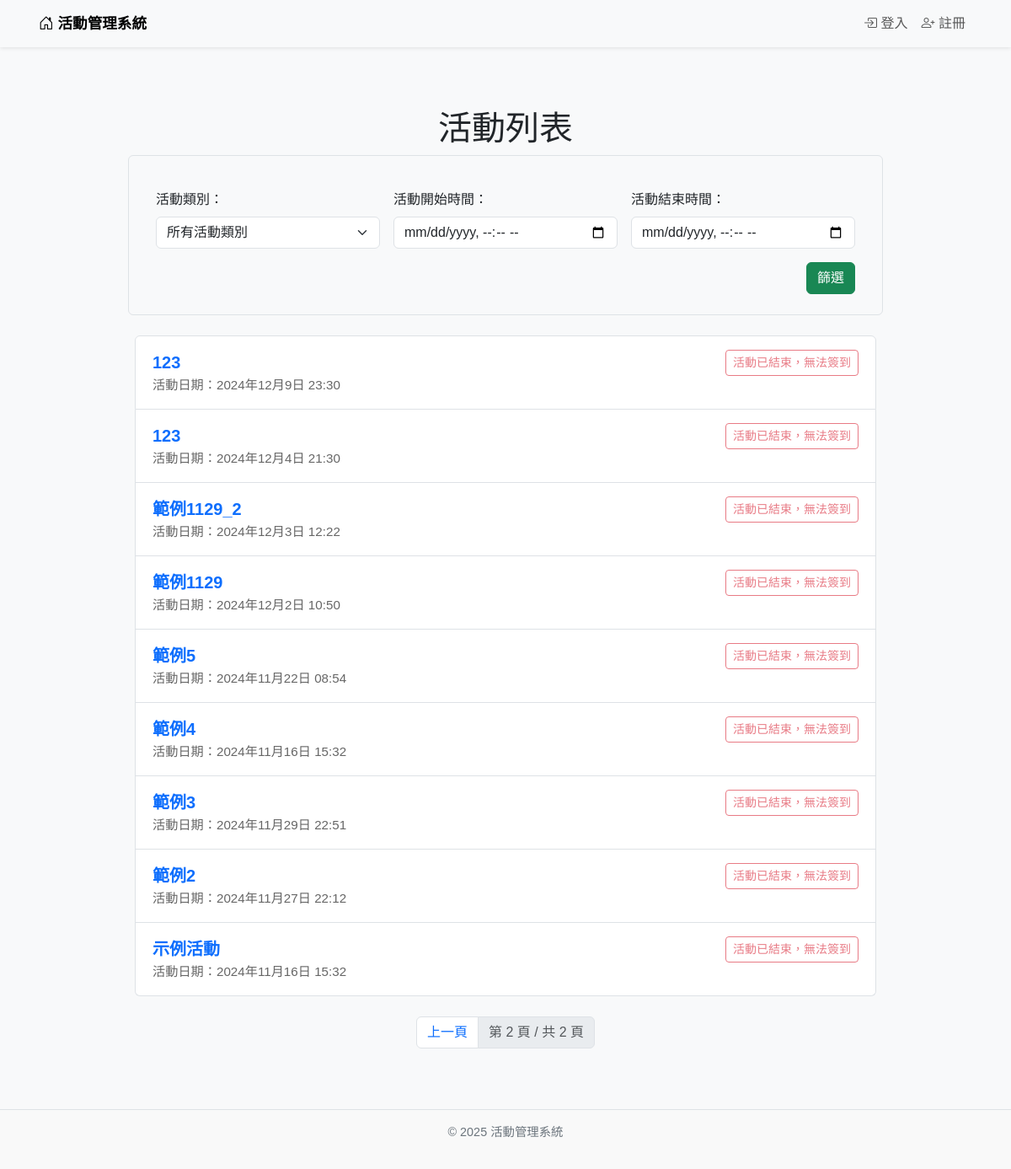
Screenshot of /events/?page=2 with the database file from the repository.
### events/models.py (models this page shows, shortened)
class Event(models.Model):
    ACTIVITY_TYPES = [
        ('lecture', '講座'),
        ('seminar', '研討會'),
    ]
    STATUS_CHOICES = [
        ('open', '報名中'),
        ('closed', '報名截止'),
        ('not_open', '尚未開放報名'),
    ]
    name = models.CharField(max_length=200)
    description = models.TextField()
    event_time = models.DateTimeField()
    end_time = models.DateTimeField()
    location = models.CharField(max_length=200)
    capacity_limit = models.PositiveIntegerField()
    registration_start = models.DateTimeField()
    registration_end = models.DateTimeField()
    activity_type = models.CharField(max_length=20, choices=ACTIVITY_TYPES)
    status = models.CharField(max_length=20, choices=STATUS_CHOICES, default='not_open')
    published_time = models.DateTimeField(auto_now_add=True)
    updated_time = models.DateTimeField(auto_now=True)
    poster = models.ImageField(upload_to='posters/', blank=True, null=True)
    language = models.CharField(max_length=100, blank=True, null=True)
    managers = models.ManyToManyField(User, related_name='managed_events', blank=True)

### events/views.py (the view)
# urls.py: path('', views.event_list, name='event_list'),
def event_list(request):
    events = Event.objects.all().order_by('-published_time')  # ✅ 新到舊排序
    activity_type = request.GET.get('activity_type')
    start_time = request.GET.get('start_time')
    end_time = request.GET.get('end_time')
    if activity_type:
        events = events.filter(activity_type=activity_type)
    if start_time:
        try:
            start_dt = make_aware(datetime.fromisoformat(start_time))
            events = events.filter(event_time__gte=start_dt)
        except:
            pass
    if end_time:
        try:
            end_dt = make_aware(datetime.fromisoformat(end_time))
            events = events.filter(event_time__lte=end_dt)
        except:
            pass
    paginator = Paginator(events, 10)
    page_number = request.GET.get('page')
    page_obj = paginator.get_page(page_number)
    return render(request, 'events/event_list.html', {
        'events': page_obj,      # ✅ 傳遞分頁後的資料
        'now': now(),
        'page_obj': page_obj     # ✅ 傳遞分頁物件供 HTML 使用
    })

### events/context_processors.py (called while the page is built)
def is_event_manager(request):
    if request.user.is_authenticated:
        return {
            'is_event_manager': Event.objects.filter(managers=request.user).exists()
        }
    return {'is_event_manager': False}

### templates/events/event_list.html (shortened to what this page needs)
{% extends 'base.html' %}
{% block content %}
<div class="custom-container">
  <h1 class="text-center mb-4">活動列表</h1>
  <form method="get" action="{% url 'event_list' %}" class="row g-3 align-items-end mb-4 border p-4 rounded">
    <div class="col-md-4">
      <label for="activity_type" class="form-label">活動類別：</label>
      <select name="activity_type" id="activity_type" class="form-select">
        <option value="">所有活動類別</option>
      </select>
    </div>
    <div class="col-md-4">
      <label for="start_time" class="form-label">活動開始時間：</label>
      <input type="datetime-local" name="start_time" id="start_time" value="{{ request.GET.start_time }}" class="form-control">
    </div>
    <div class="col-md-4">
      <label for="end_time" class="form-label">活動結束時間：</label>
      <input type="datetime-local" name="end_time" id="end_time" value="{{ request.GET.end_time }}" class="form-control">
    </div>
    <div class="col-12 text-end">
      <button type="submit" class="btn btn-success">篩選</button>
    </div>
  </form>
  <ul class="list-group">
    {% for event in events %}
      <li class="list-group-item event-item">
        <div class="d-flex flex-column flex-md-row justify-content-between align-items-start">
          <div>
            <a href="{% url 'event_detail' event.id %}" class="event-title text-decoration-none">{{ event.name }}</a><br>
            <span class="event-time">活動日期：{{ event.event_time }}</span>
          </div>
          <div class="mt-3 mt-md-0 event-buttons">
            {% if event.end_time <= now %}
              <button type="button" class="btn btn-outline-danger btn-sm" disabled>活動已結束，無法簽到</button>
            {% endif %}
          </div>
        </div>
      </li>
    {% empty %}
      <li class="list-group-item text-center">目前沒有活動。</li>
    {% endfor %}
  </ul>
<nav aria-label="Page navigation" class="mt-4">
    <ul class="pagination justify-content-center">
      {% if page_obj.has_previous %}
        <li class="page-item">
          <a class="page-link" href="?page={{ page_obj.previous_page_number }}">上一頁</a>
        </li>
      {% endif %}
      <li class="page-item disabled">
        <span class="page-link">
          第 {{ page_obj.number }} 頁 / 共 {{ page_obj.paginator.num_pages }} 頁
        </span>
      </li>
    </ul>
  </nav>
</div>
{% endblock %}

### templates/base.html (style rules this page uses)
html, body { height: 100%; margin: 0; }
body { display: flex; flex-direction: column; font-family: "Noto Sans TC", sans-serif; background-color: #f8f9fa; }

### templates/events/event_list.html (style rules this page uses)
.custom-container { max-width: 90%; width: 55rem; margin: 3rem auto; }
.event-item { padding: 1rem 1.25rem; }
.event-title { font-size: 1.25rem; font-weight: 600; }
.event-time { font-size: 0.95rem; color: #666; }

### rows the page displays
Event: name "123", event_time "2024年12月9日 23:30", shows "活動已結束，無法簽到"
Event: name "123", event_time "2024年12月4日 21:30", shows "活動已結束，無法簽到"
Event: name "範例1129_2", event_time "2024年12月3日 12:22", shows "活動已結束，無法簽到"
Event: name "範例1129", event_time "2024年12月2日 10:50", shows "活動已結束，無法簽到"
Event: name "範例5", event_time "2024年11月22日 08:54", shows "活動已結束，無法簽到"
Event: name "範例4", event_time "2024年11月16日 15:32", shows "活動已結束，無法簽到"
Event: name "範例3", event_time "2024年11月29日 22:51", shows "活動已結束，無法簽到"
Event: name "範例2", event_time "2024年11月27日 22:12", shows "活動已結束，無法簽到"
Event: name "示例活動", event_time "2024年11月16日 15:32", shows "活動已結束，無法簽到"

### other values shown
{{ page_obj.number }} "2"
{{ page_obj.paginator.num_pages }} "2"
